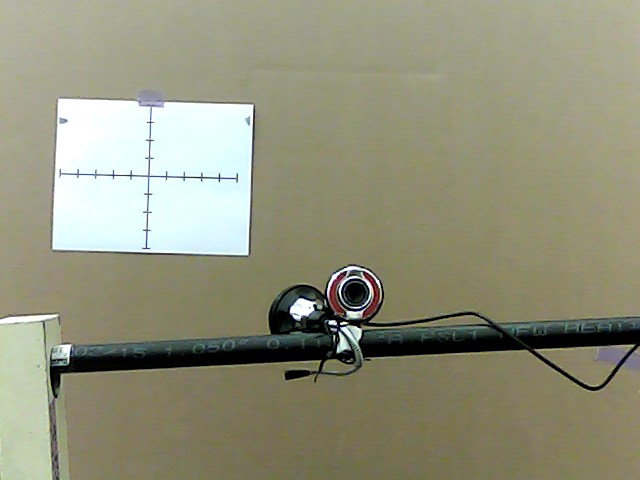
%> input picture corner_tracking/Test6_c1_3.JPG, 640 x 480 px
$ octave corner_tracking.m   (GNU Octave 9; MATLAB toolbox functions it lacks are replaced by stand-ins)
%> lines starting %> are read from the running program, lines starting %| are printed output that depends on the picture
clc
close all
clear
%%
%image reading
im1=imread('Test6_c1_3.JPG');
%> im1 is the input picture: size 480x640x3 uint8; mean R, G, B 145.7, 145.8, 123.1
im1=rgb2gray(im1);
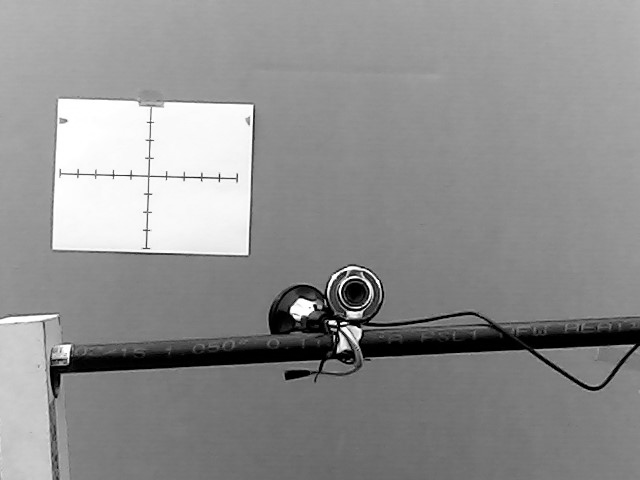
%> im1: size 480x640 uint8; min 0, max 255, mean 143.2
im2=imread('Test6_c1_4.JPG');
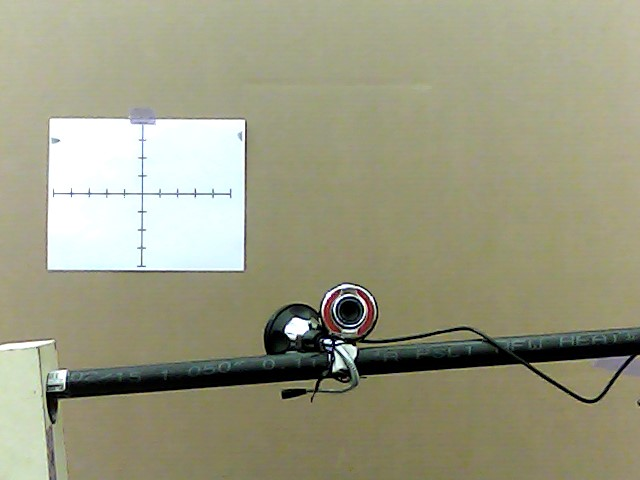
%> input picture corner_tracking/Test6_c1_4.JPG, 640 x 480 px
%> im2 is the input picture: size 480x640x3 uint8; mean R, G, B 155.1, 154.5, 129.4
im2=rgb2gray(im2);
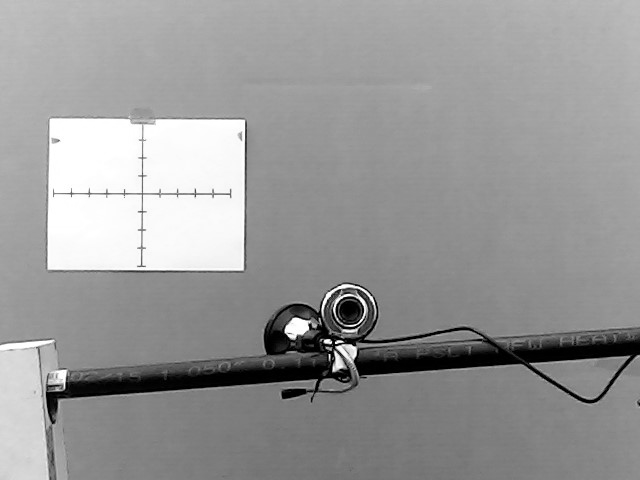
%> im2: size 480x640 uint8; min 0, max 255, mean 151.8
%%
%corner detection
C1=corner(im1);
%> C1 = 127 rows, first 12: [341 324; 330 323; 337 325; 315 306; 342 329; 347 272; 347 324; 340 333; 348 312; 314 311; 335 336; 338 352]
C2=corner(im2);
%> C2 = 128 rows, first 12: [336 344; 332 343; 325 342; 337 348; 330 355; 343 343; 310 325; 334 372; 336 352; 309 330; 355 346; 286 333]
figure
subplot(2,1,1)
imshow(im1)
hold on
plot(C1(:,1), C1(:,2), 'r*');
subplot(2,1,2)
imshow(im2)
hold on
plot(C2(:,1), C2(:,2), 'r*');
title('Corner detection')
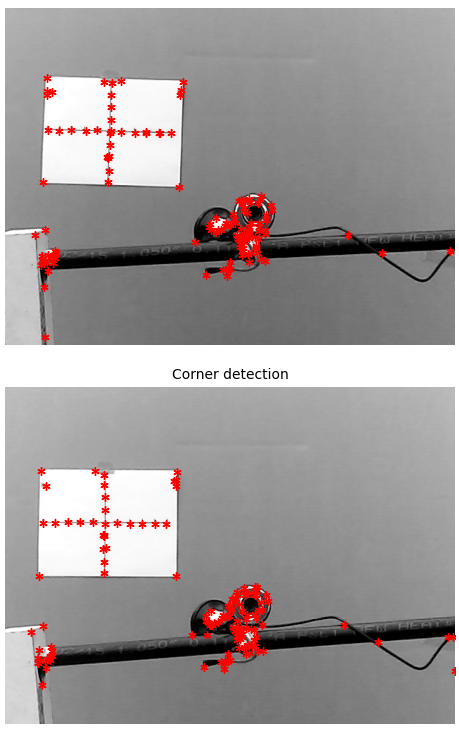
%> figure redrawn from the program's plot data, 2 panels

%%
%coner pick
C1_picked_by_user=[60 100; 252 107; 54 249; 248 255];
figure
imshow(im1)
hold on
plot(C1_picked_by_user(1,1), C1_picked_by_user(1,2), 'r*');
plot(C1_picked_by_user(2,1), C1_picked_by_user(2,2), 'g*');
plot(C1_picked_by_user(3,1), C1_picked_by_user(3,2), 'b*');
plot(C1_picked_by_user(4,1), C1_picked_by_user(4,2), 'rx');
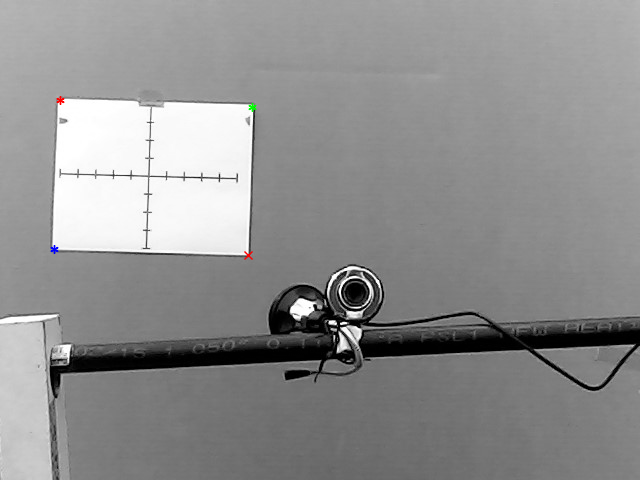
%> figure redrawn from the program's plot data

%%
im1=imfilter(im1,fspecial('gaussian',7,1.),'same','replicate');
im2=imfilter(im2,fspecial('gaussian',7,1.),'same','replicate');

im1=im2double(im1);
%> im1: size 480x640 double
im2=im2double(im2);
%> im2: size 480x640 double

%figure;imshow(im1);figure;imshow(im2);

cellsize=3;
gridspacing=1;

addpath(fullfile(pwd,'mexDenseSIFT'));
addpath(fullfile(pwd,'mexDiscreteFlow'));

%> (the run ends here)
